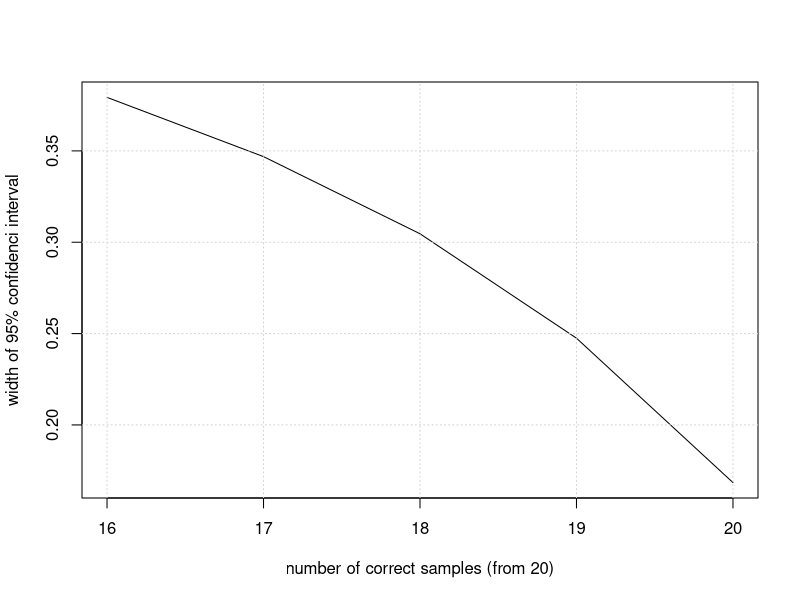

This chart was generated by the following R code:
#
# Written by:
# -- 
# John L. Weatherwax                2009-04-21
# 
# email: wax@alum.mit.edu
# 
# Please send comments and especially bug reports to the
# above email address.
# 
#-----

save_plots = F

library(caret)

data(oil)

set.seed(0)

str(oilType)
table(oilType)

# What is the population frequency of oil types:
#
print( table(oilType)/length(oilType) )

# Draw a sample:
# 
a_sample = sample( oilType, 60, replace=TRUE )

# How do its frequencies compare with that of the population:
# 
print( table(a_sample)/length(a_sample) )

another_sample = createDataPartition( oilType, p=0.625 )

print( table(oilType[ another_sample$Resample1 ])/length(another_sample$Resample1) )

num_correct = 16:20
width_of_interval = c()
for( nc in num_correct ){
  bt_out = binom.test( nc, 20 )
  width_of_interval = c( width_of_interval, diff( bt_out$conf.int ) )
}
if( save_plots ){ postscript("../../WriteUp/Graphics/Chapter4/chap_4_prob_4_ci_width.eps", onefile=FALSE, horizontal=FALSE) }
plot( num_correct, width_of_interval, type='l', xlab='number of correct samples (from 20)', ylab='width of 95% confidenci interval' )
grid() 
if( save_plots ){ dev.off() }
















































































if( save_plots ){ postscript("../../WriteUp/Graphics/Chapter4/chap_4_prob_4.eps", onefile=FALSE, horizontal=FALSE) }
if( save_plots ){ dev.off() }


